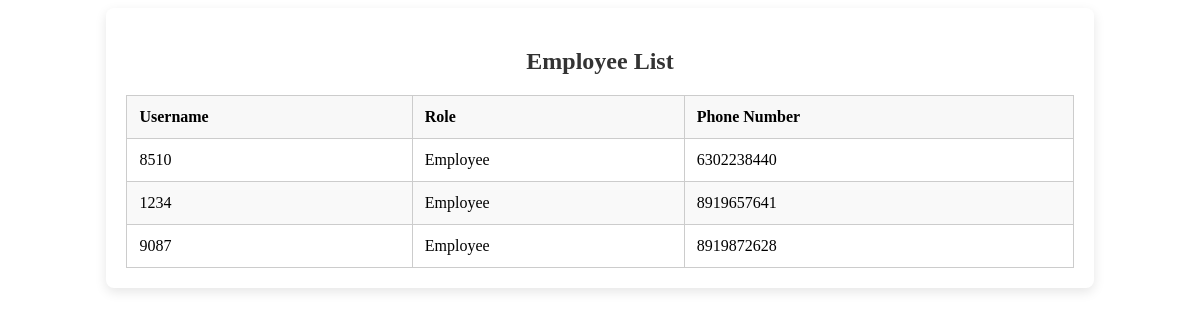
/view_employee/, run on the app's committed database.
### adminapp/models.py (models this page shows, shortened)
class Employee(models.Model):
    user = models.OneToOneField(User, on_delete=models.CASCADE)
    phone_number = models.CharField(max_length=15, blank=True, null=True)
    role = models.CharField(max_length=50)

### adminapp/views.py (the view)
# urls.py: path('view_employee/', views.view_employee, name='view_employee'),
def view_employee(request):
    employees = Employee.objects.all()
    return render(request, 'adminapp/view_employee.html', {'employees': employees})

### templates/adminapp/view_employee.html (shortened to what this page needs)
{% block content %}
  <div class="container">
    <h2>Employee List</h2>
    {% if employees %}
      <table class="employee-table">
        <thead>
          <tr>
            <th>Username</th>
            <th>Role</th>
            <th>Phone Number</th>
          </tr>
        </thead>
        <tbody>
          {% for employee in employees %}
            <tr>
              <td>{{ employee.user.username }}</td>
              <td>{{ employee.role }}</td>
              <td>{{ employee.phone_number }}</td>
            </tr>
          {% endfor %}
        </tbody>
      </table>
    {% else %}
      <p>No employees available.</p>
    {% endif %}
  </div>
{% endblock %}

### templates/adminapp/view_employee.html (style rules this page uses)
.container { width: 80%; margin: 0 auto; padding: 20px; background-color: #fff; border-radius: 8px; box-shadow: 0 4px 12px rgba(0, 0, 0, 0.1); }
h2 { text-align: center; color: #333; }
.employee-table { width: 100%; border-collapse: collapse; margin-top: 20px; }
.employee-table th, .employee-table td { padding: 12px; text-align: left; border: 1px solid #ccc; }
.employee-table th { background-color: #f8f8f8; }
.employee-table tr:nth-child(even) { background-color: #f9f9f9; }

### data on the page
Employee: user.username "8510", role "Employee", phone_number "6302238440"
Employee: user.username "1234", role "Employee", phone_number "8919657641"
Employee: user.username "9087", role "Employee", phone_number "8919872628"
